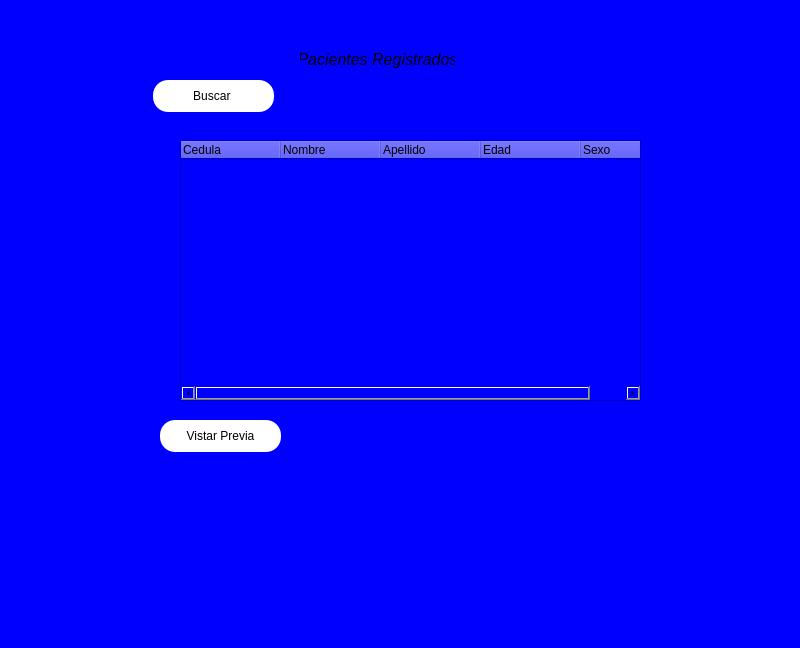
<?xml version="1.0" encoding="UTF-8"?>
<ui version="4.0">
 <class>MainWindow</class>
 <widget class="QMainWindow" name="MainWindow">
  <property name="geometry">
   <rect>
    <x>0</x>
    <y>0</y>
    <width>800</width>
    <height>648</height>
   </rect>
  </property>
  <property name="windowTitle">
   <string>MainWindow</string>
  </property>
  <property name="styleSheet">
   <string notr="true">background-color:blue;</string>
  </property>
  <widget class="QWidget" name="centralwidget">
   <widget class="QLabel" name="label">
    <property name="geometry">
     <rect>
      <x>300</x>
      <y>50</y>
      <width>155</width>
      <height>19</height>
     </rect>
    </property>
    <property name="font">
     <font>
      <pointsize>12</pointsize>
      <italic>true</italic>
     </font>
    </property>
    <property name="text">
     <string>Pacientes Registrados</string>
    </property>
    <property name="alignment">
     <set>Qt::AlignCenter</set>
    </property>
   </widget>
   <widget class="QPushButton" name="bt_buscar">
    <property name="geometry">
     <rect>
      <x>153</x>
      <y>80</y>
      <width>121</width>
      <height>32</height>
     </rect>
    </property>
    <property name="styleSheet">
     <string notr="true">color:black;
border-radius:15px;
background-color:white;</string>
    </property>
    <property name="text">
     <string>Buscar </string>
    </property>
   </widget>
   <widget class="QPushButton" name="bt_preview">
    <property name="geometry">
     <rect>
      <x>160</x>
      <y>420</y>
      <width>121</width>
      <height>32</height>
     </rect>
    </property>
    <property name="styleSheet">
     <string notr="true">color:black;
border-radius:15px;
background-color:white;</string>
    </property>
    <property name="text">
     <string>Vistar Previa</string>
    </property>
   </widget>
   <widget class="QTreeWidget" name="treeWidget">
    <property name="geometry">
     <rect>
      <x>180</x>
      <y>140</y>
      <width>461</width>
      <height>261</height>
     </rect>
    </property>
    <column>
     <property name="text">
      <string>Cedula</string>
     </property>
    </column>
    <column>
     <property name="text">
      <string>Nombre</string>
     </property>
    </column>
    <column>
     <property name="text">
      <string>Apellido</string>
     </property>
    </column>
    <column>
     <property name="text">
      <string>Edad</string>
     </property>
    </column>
    <column>
     <property name="text">
      <string>Sexo</string>
     </property>
    </column>
   </widget>
  </widget>
 </widget>
 <resources/>
 <connections/>
</ui>
